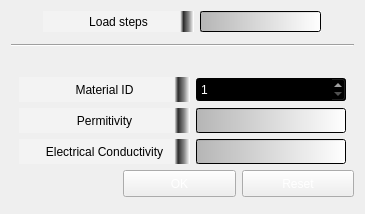
                    <widget class="QWidget" name="electrostatic_static_4">
                     <property name="geometry">
                      <rect>
                       <x>0</x>
                       <y>0</y>
                       <width>365</width>
                       <height>214</height>
                      </rect>
                     </property>
                     <attribute name="label">
                      <string>Static</string>
                     </attribute>
                     <layout class="QVBoxLayout" name="verticalLayout_38">
                      <item>
                       <layout class="QVBoxLayout" name="verticalLayout_53">
                        <item>
                         <spacer name="verticalSpacer_35">
                          <property name="orientation">
                           <enum>Qt::Vertical</enum>
                          </property>
                          <property name="sizeHint" stdset="0">
                           <size>
                            <width>20</width>
                            <height>13</height>
                           </size>
                          </property>
                         </spacer>
                        </item>
                        <item>
                         <layout class="QHBoxLayout" name="horizontalLayout_57">
                          <item>
                           <spacer name="horizontalSpacer_45">
                            <property name="orientation">
                             <enum>Qt::Horizontal</enum>
                            </property>
                            <property name="sizeHint" stdset="0">
                             <size>
                              <width>40</width>
                              <height>20</height>
                             </size>
                            </property>
                           </spacer>
                          </item>
                          <item>
                           <widget class="QLabel" name="pr_stat_loadstep">
                            <property name="minimumSize">
                             <size>
                              <width>151</width>
                              <height>21</height>
                             </size>
                            </property>
                            <property name="styleSheet">
                             <string notr="true">color: rgb(255, 255, 255);
color: rgb(0, 0, 0);
background-color: qlineargradient(spread:pad, x1:0.909, y1:0, x2:1, y2:0, stop:0 rgba(243, 243, 243, 255), stop:0.232955 rgba(39, 39, 39, 248), stop:0.607955 rgba(122, 122, 122, 231), stop:0.965909 rgba(255, 255, 255, 205), stop:1 rgba(0, 0, 0, 231));</string>
                            </property>
                            <property name="text">
                             <string>Load steps</string>
                            </property>
                            <property name="alignment">
                             <set>Qt::AlignCenter</set>
                            </property>
                           </widget>
                          </item>
                          <item>
                           <widget class="QLineEdit" name="pr_stat_ls">
                            <property name="minimumSize">
                             <size>
                              <width>121</width>
                              <height>21</height>
                             </size>
                            </property>
                            <property name="styleSheet">
                             <string notr="true">background-color: qlineargradient(spread:pad, x1:0, y1:0, x2:1, y2:0, stop:0 rgba(181, 181, 181, 255), stop:1 rgba(255, 255, 255, 255));
color: rgb(0, 0, 0);</string>
                            </property>
                           </widget>
                          </item>
                          <item>
                           <spacer name="horizontalSpacer_46">
                            <property name="orientation">
                             <enum>Qt::Horizontal</enum>
                            </property>
                            <property name="sizeHint" stdset="0">
                             <size>
                              <width>40</width>
                              <height>20</height>
                             </size>
                            </property>
                           </spacer>
                          </item>
                         </layout>
                        </item>
                        <item>
                         <spacer name="verticalSpacer_36">
                          <property name="orientation">
                           <enum>Qt::Vertical</enum>
                          </property>
                          <property name="sizeHint" stdset="0">
                           <size>
                            <width>20</width>
                            <height>40</height>
                           </size>
                          </property>
                         </spacer>
                        </item>
                        <item>
                         <widget class="Line" name="line_14">
                          <property name="orientation">
                           <enum>Qt::Horizontal</enum>
                          </property>
                         </widget>
                        </item>
                        <item>
                         <spacer name="verticalSpacer_37">
                          <property name="orientation">
                           <enum>Qt::Vertical</enum>
                          </property>
                          <property name="sizeHint" stdset="0">
                           <size>
                            <width>20</width>
                            <height>58</height>
                           </size>
                          </property>
                         </spacer>
                        </item>
                        <item>
                         <layout class="QVBoxLayout" name="verticalLayout_54">
                          <item>
                           <layout class="QVBoxLayout" name="verticalLayout_55">
                            <item>
                             <layout class="QHBoxLayout" name="horizontalLayout_58">
                              <item>
                               <spacer name="horizontalSpacer_47">
                                <property name="orientation">
                                 <enum>Qt::Horizontal</enum>
                                </property>
                                <property name="sizeHint" stdset="0">
                                 <size>
                                  <width>40</width>
                                  <height>20</height>
                                 </size>
                                </property>
                               </spacer>
                              </item>
                              <item>
                               <widget class="QLabel" name="pr_stat_materialid">
                                <property name="sizePolicy">
                                 <sizepolicy hsizetype="Expanding" vsizetype="Fixed">
                                  <horstretch>0</horstretch>
                                  <verstretch>0</verstretch>
                                 </sizepolicy>
                                </property>
                                <property name="minimumSize">
                                 <size>
                                  <width>171</width>
                                  <height>25</height>
                                 </size>
                                </property>
                                <property name="styleSheet">
                                 <string notr="true">color: rgb(255, 255, 255);
color: rgb(0, 0, 0);
background-color: qlineargradient(spread:pad, x1:0.909, y1:0, x2:1, y2:0, stop:0 rgba(243, 243, 243, 255), stop:0.232955 rgba(39, 39, 39, 248), stop:0.607955 rgba(122, 122, 122, 231), stop:0.965909 rgba(255, 255, 255, 205), stop:1 rgba(0, 0, 0, 231));</string>
                                </property>
                                <property name="text">
                                 <string>Material ID</string>
                                </property>
                                <property name="alignment">
                                 <set>Qt::AlignCenter</set>
                                </property>
                               </widget>
                              </item>
                              <item>
                               <widget class="QSpinBox" name="pr_stat_matid">
                                <property name="sizePolicy">
                                 <sizepolicy hsizetype="Expanding" vsizetype="Fixed">
                                  <horstretch>0</horstretch>
                                  <verstretch>0</verstretch>
                                 </sizepolicy>
                                </property>
                                <property name="minimumSize">
                                 <size>
                                  <width>150</width>
                                  <height>25</height>
                                 </size>
                                </property>
                                <property name="cursor">
                                 <cursorShape>PointingHandCursor</cursorShape>
                                </property>
                                <property name="styleSheet">
                                 <string notr="true">selection-background-color: rgb(0, 0, 0);
selection-color: rgb(255, 255, 255);
background-color: rgb(0, 0, 0);
color: rgb(255, 255, 255);</string>
                                </property>
                                <property name="readOnly">
                                 <bool>false</bool>
                                </property>
                                <property name="buttonSymbols">
                                 <enum>QAbstractSpinBox::UpDownArrows</enum>
                                </property>
                                <property name="accelerated">
                                 <bool>true</bool>
                                </property>
                                <property name="minimum">
                                 <number>1</number>
                                </property>
                                <property name="maximum">
                                 <number>5</number>
                                </property>
                               </widget>
                              </item>
                              <item>
                               <spacer name="horizontalSpacer_48">
                                <property name="orientation">
                                 <enum>Qt::Horizontal</enum>
                                </property>
                                <property name="sizeHint" stdset="0">
                                 <size>
                                  <width>40</width>
                                  <height>20</height>
                                 </size>
                                </property>
                               </spacer>
                              </item>
                             </layout>
                            </item>
                            <item>
                             <layout class="QHBoxLayout" name="horizontalLayout_59">
                              <item>
                               <spacer name="horizontalSpacer_49">
                                <property name="orientation">
                                 <enum>Qt::Horizontal</enum>
                                </property>
                                <property name="sizeHint" stdset="0">
                                 <size>
                                  <width>40</width>
                                  <height>20</height>
                                 </size>
                                </property>
                               </spacer>
                              </item>
                              <item>
                               <widget class="QLabel" name="pr_stat_perm">
                                <property name="sizePolicy">
                                 <sizepolicy hsizetype="MinimumExpanding" vsizetype="Fixed">
                                  <horstretch>0</horstretch>
                                  <verstretch>0</verstretch>
                                 </sizepolicy>
                                </property>
                                <property name="minimumSize">
                                 <size>
                                  <width>171</width>
                                  <height>25</height>
                                 </size>
                                </property>
                                <property name="styleSheet">
                                 <string notr="true">color: rgb(0, 0, 0);
background-color: qlineargradient(spread:pad, x1:0.909, y1:0, x2:1, y2:0, stop:0 rgba(243, 243, 243, 255), stop:0.232955 rgba(39, 39, 39, 248), stop:0.607955 rgba(122, 122, 122, 231), stop:0.965909 rgba(255, 255, 255, 205), stop:1 rgba(0, 0, 0, 231));
</string>
                                </property>
                                <property name="text">
                                 <string>Permitivity</string>
                                </property>
                                <property name="alignment">
                                 <set>Qt::AlignCenter</set>
                                </property>
                               </widget>
                              </item>
                              <item>
                               <widget class="QLineEdit" name="pr_stat_permitivity">
                                <property name="minimumSize">
                                 <size>
                                  <width>150</width>
                                  <height>25</height>
                                 </size>
                                </property>
                                <property name="styleSheet">
                                 <string notr="true">background-color: qlineargradient(spread:pad, x1:0, y1:0, x2:1, y2:0, stop:0 rgba(181, 181, 181, 255), stop:1 rgba(255, 255, 255, 255));
color: rgb(0, 0, 0);</string>
                                </property>
                               </widget>
                              </item>
                              <item>
                               <spacer name="horizontalSpacer_50">
                                <property name="orientation">
                                 <enum>Qt::Horizontal</enum>
                                </property>
                                <property name="sizeHint" stdset="0">
                                 <size>
                                  <width>40</width>
                                  <height>20</height>
                                 </size>
                                </property>
                               </spacer>
                              </item>
                             </layout>
                            </item>
                            <item>
                             <layout class="QHBoxLayout" name="horizontalLayout_60">
                              <item>
                               <spacer name="horizontalSpacer_51">
                                <property name="orientation">
                                 <enum>Qt::Horizontal</enum>
                                </property>
                                <property name="sizeHint" stdset="0">
                                 <size>
                                  <width>40</width>
                                  <height>20</height>
                                 </size>
                                </property>
                               </spacer>
                              </item>
                              <item>
                               <widget class="QLabel" name="electrostatic_stat_ec_4">
                                <property name="sizePolicy">
                                 <sizepolicy hsizetype="MinimumExpanding" vsizetype="Fixed">
                                  <horstretch>0</horstretch>
                                  <verstretch>0</verstretch>
                                 </sizepolicy>
                                </property>
                                <property name="minimumSize">
                                 <size>
                                  <width>171</width>
                                  <height>25</height>
                                 </size>
                                </property>
                                <property name="styleSheet">
                                 <string notr="true">color: rgb(255, 255, 255);
color: rgb(0, 0, 0);
background-color: qlineargradient(spread:pad, x1:0.909, y1:0, x2:1, y2:0, stop:0 rgba(243, 243, 243, 255), stop:0.232955 rgba(39, 39, 39, 248), stop:0.607955 rgba(122, 122, 122, 231), stop:0.965909 rgba(255, 255, 255, 205), stop:1 rgba(0, 0, 0, 231));</string>
                                </property>
                                <property name="text">
                                 <string>Electrical Conductivity</string>
                                </property>
                                <property name="alignment">
                                 <set>Qt::AlignCenter</set>
                                </property>
                               </widget>
                              </item>
                              <item>
                               <widget class="QLineEdit" name="pr_stat_eleccon">
                                <property name="minimumSize">
                                 <size>
                                  <width>150</width>
                                  <height>25</height>
                                 </size>
                                </property>
                                <property name="styleSheet">
                                 <string notr="true">background-color: qlineargradient(spread:pad, x1:0, y1:0, x2:1, y2:0, stop:0 rgba(181, 181, 181, 255), stop:1 rgba(255, 255, 255, 255));
color: rgb(0, 0, 0);</string>
                                </property>
                               </widget>
                              </item>
                              <item>
                               <spacer name="horizontalSpacer_52">
                                <property name="orientation">
                                 <enum>Qt::Horizontal</enum>
                                </property>
                                <property name="sizeHint" stdset="0">
                                 <size>
                                  <width>40</width>
                                  <height>20</height>
                                 </size>
                                </property>
                               </spacer>
                              </item>
                             </layout>
                            </item>
                           </layout>
                          </item>
                          <item>
                           <layout class="QHBoxLayout" name="horizontalLayout_61">
                            <item>
                             <spacer name="horizontalSpacer_17">
                              <property name="orientation">
                               <enum>Qt::Horizontal</enum>
                              </property>
                              <property name="sizeHint" stdset="0">
                               <size>
                                <width>40</width>
                                <height>20</height>
                               </size>
                              </property>
                             </spacer>
                            </item>
                            <item>
                             <widget class="QPushButton" name="pr_static_ok">
                              <property name="sizePolicy">
                               <sizepolicy hsizetype="MinimumExpanding" vsizetype="Fixed">
                                <horstretch>0</horstretch>
                                <verstretch>0</verstretch>
                               </sizepolicy>
                              </property>
                              <property name="minimumSize">
                               <size>
                                <width>75</width>
                                <height>27</height>
                               </size>
                              </property>
                              <property name="cursor">
                               <cursorShape>PointingHandCursor</cursorShape>
                              </property>
                              <property name="styleSheet">
                               <string notr="true">color: rgb(255, 255, 255);</string>
                              </property>
                              <property name="text">
                               <string>OK</string>
                              </property>
                             </widget>
                            </item>
                            <item>
                             <widget class="QPushButton" name="pr_static_reset">
                              <property name="sizePolicy">
                               <sizepolicy hsizetype="MinimumExpanding" vsizetype="Fixed">
                                <horstretch>0</horstretch>
                                <verstretch>0</verstretch>
                               </sizepolicy>
                              </property>
                              <property name="minimumSize">
                               <size>
                                <width>75</width>
                                <height>27</height>
                               </size>
                              </property>
                              <property name="cursor">
                               <cursorShape>PointingHandCursor</cursorShape>
                              </property>
                              <property name="styleSheet">
                               <string notr="true">color: rgb(255, 255, 255);</string>
                              </property>
                              <property name="text">
                               <string>Reset</string>
                              </property>
                             </widget>
                            </item>
                           </layout>
                          </item>
                         </layout>
                        </item>
                        <item>
                         <spacer name="verticalSpacer_38">
                          <property name="orientation">
                           <enum>Qt::Vertical</enum>
                          </property>
                          <property name="sizeHint" stdset="0">
                           <size>
                            <width>20</width>
                            <height>40</height>
                           </size>
                          </property>
                         </spacer>
                        </item>
                       </layout>
                      </item>
                     </layout>
                    </widget>
